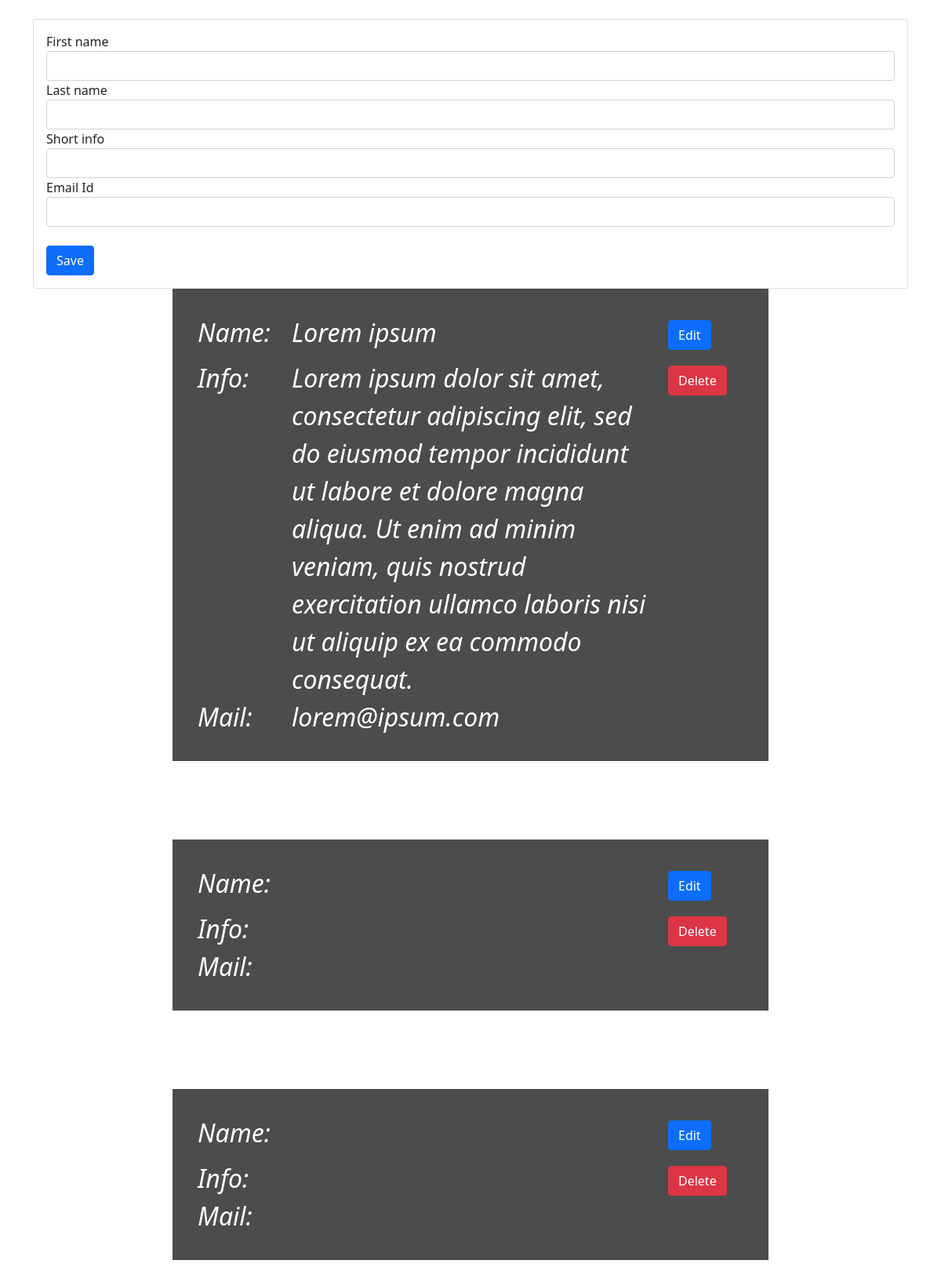
The app's page /admin_about.php with its own data.
### tables this page shows
CREATE TABLE `musicians` (
  `id` int NOT NULL AUTO_INCREMENT,
  `first_name` varchar(20) NOT NULL,
  `last_name` varchar(20) NOT NULL,
  `info_short` varchar(300) NOT NULL,
  `email` varchar(30) NOT NULL,
  PRIMARY KEY (`id`)
);

### admin_about.php (the view, shortened to what this page needs)
<?php
$result = mysqli_query($conn,"SELECT * FROM musicians");
?>
<!DOCTYPE html>
<html lang="en">
<head>
    <link href="https://cdn.jsdelivr.net/npm/bootstrap@5.0.0-beta1/dist/css/bootstrap.min.css" rel="stylesheet">
    <link rel="stylesheet" href="styling.css">
</head>
<body>
    <div class="container">
        <div class="card mt-4">
            <div class="card-body">
                <form method="post" action="process_musicians.php">
                    <div class="form-group">
                        <label for="first_name">First name</label>
                        <input type="text" class="form-control" id="first_name" name="first_name">
                    </div>
                    <div class="form-group">
                        <label for="last_name">Last name</label>
                        <input type="text" class="form-control" id="last_name" name="last_name">
                    </div>
                    <div class="form-group">
                        <label for="info_short">Short info</label>
                        <input type="text" class="form-control" id="info_short" name="info_short">
                    </div>
                    <div class="form-group">
                        <label for="email">Email Id</label>
                        <input type="email" class="form-control" id="email" name="email">
                    </div>
                    <button type="submit" class="btn btn-primary mt-4" name="save">Save</button>
                </form>
            </div>
        </div>
<?php
if (mysqli_num_rows($result) > 0) {
    while($row = mysqli_fetch_array($result)) {
?>
        <div class="row main" id="name_<?php echo $row['id']; ?>">
            <div class="col-2"></div>
                <div class="col-lg-8 col-sm-12 text-white central">
                    <div class="row first_level">
                        <div class="col-2">
                            Name:
                        </div>
                        <div class="col-lg-8 col-sm-2 info">
                            <span id="name_<?php echo $row['id']; ?>_first_name"><?php echo $row["first_name"];?></span>
                            <span id="name_<?php echo $row['id']; ?>_last_name"><?php echo $row["last_name"];?></span>
                        </div>
                        <div class="col-2">
                            <button class="btn btn-primary" onclick="copyToForm(<?php echo $row['id']; ?>)">Edit</button>
                        </div>
                    </div>
                    <div class="row second_level">
                        <div class="col-2">
                            Info:
                        </div>
                        <div class="col-lg-8 col-sm-2 info">
                            <span id="name_<?php echo $row['id']; ?>_info_short"><?php echo $row["info_short"];?></span>
                        </div>
                        <div class="col-2">
                            <form method="post" action="delete_musicians.php">
                            <button class="btn btn-danger" type="submit" name="delete">Delete</button>
                            </form>
                        </div>
                    </div>
                    <div class="row third_level">
                        <div class="col-2">
                            Mail:
                        </div>
                        <div class="col-lg-8 col-sm-2 info">
                            <span id="name_<?php echo $row['id']; ?>_email"><?php echo $row["email"];?></span>
                        </div>
                    </div>
            </div>
        </div>
<?php
    }
}
else {
    echo "No result found";
}
?>
    </div>
  </body>
</html>

### styling.css (style rules this page uses)
.central { margin-bottom: 100px; font-size: 2rem; font-style: italic; padding: 1em; }
.first_level { margin-bottom: 10px; }
.central { background-color: rgba(0, 0, 0, 0.7); }

### records on screen
musicians: first_name "Lorem", last_name "ipsum", info_short "Lorem ipsum dolor sit amet, consectetur adipiscing elit, sed do eiusmod tempor incididunt ut labore et dolore magna aliqua. Ut enim ad minim veniam, quis nostrud exercitation ullamco laboris nisi ut aliquip ex ea commodo consequat.", email "lorem@ipsum.com"
